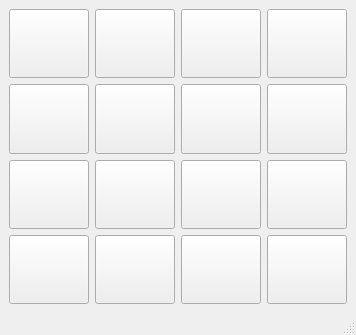
<?xml version="1.0" encoding="UTF-8"?>
<ui version="4.0">
 <class>MainWindow</class>
 <widget class="QMainWindow" name="MainWindow">
  <property name="geometry">
   <rect>
    <x>0</x>
    <y>0</y>
    <width>324</width>
    <height>335</height>
   </rect>
  </property>
  <property name="sizePolicy">
   <sizepolicy hsizetype="Minimum" vsizetype="Expanding">
    <horstretch>0</horstretch>
    <verstretch>0</verstretch>
   </sizepolicy>
  </property>
  <property name="windowTitle">
   <string>Puzzle15</string>
  </property>
  <widget class="QWidget" name="centralwidget">
   <layout class="QGridLayout" name="gridLayout">
    <item row="0" column="0">
     <widget class="QPushButton" name="btn_1">
      <property name="sizePolicy">
       <sizepolicy hsizetype="Minimum" vsizetype="Ignored">
        <horstretch>0</horstretch>
        <verstretch>0</verstretch>
       </sizepolicy>
      </property>
      <property name="font">
       <font>
        <pointsize>20</pointsize>
       </font>
      </property>
      <property name="text">
       <string/>
      </property>
     </widget>
    </item>
    <item row="0" column="1">
     <widget class="QPushButton" name="btn_2">
      <property name="sizePolicy">
       <sizepolicy hsizetype="Minimum" vsizetype="Ignored">
        <horstretch>0</horstretch>
        <verstretch>0</verstretch>
       </sizepolicy>
      </property>
      <property name="font">
       <font>
        <pointsize>20</pointsize>
       </font>
      </property>
      <property name="text">
       <string/>
      </property>
     </widget>
    </item>
    <item row="0" column="2">
     <widget class="QPushButton" name="btn_3">
      <property name="sizePolicy">
       <sizepolicy hsizetype="Minimum" vsizetype="Ignored">
        <horstretch>0</horstretch>
        <verstretch>0</verstretch>
       </sizepolicy>
      </property>
      <property name="font">
       <font>
        <pointsize>20</pointsize>
       </font>
      </property>
      <property name="text">
       <string/>
      </property>
     </widget>
    </item>
    <item row="0" column="3">
     <widget class="QPushButton" name="btn_4">
      <property name="sizePolicy">
       <sizepolicy hsizetype="Minimum" vsizetype="Ignored">
        <horstretch>0</horstretch>
        <verstretch>0</verstretch>
       </sizepolicy>
      </property>
      <property name="font">
       <font>
        <pointsize>20</pointsize>
       </font>
      </property>
      <property name="text">
       <string/>
      </property>
     </widget>
    </item>
    <item row="1" column="0">
     <widget class="QPushButton" name="btn_5">
      <property name="sizePolicy">
       <sizepolicy hsizetype="Minimum" vsizetype="Ignored">
        <horstretch>0</horstretch>
        <verstretch>0</verstretch>
       </sizepolicy>
      </property>
      <property name="font">
       <font>
        <pointsize>20</pointsize>
       </font>
      </property>
      <property name="text">
       <string/>
      </property>
     </widget>
    </item>
    <item row="1" column="1">
     <widget class="QPushButton" name="btn_6">
      <property name="sizePolicy">
       <sizepolicy hsizetype="Minimum" vsizetype="Ignored">
        <horstretch>0</horstretch>
        <verstretch>0</verstretch>
       </sizepolicy>
      </property>
      <property name="font">
       <font>
        <pointsize>20</pointsize>
       </font>
      </property>
      <property name="text">
       <string/>
      </property>
     </widget>
    </item>
    <item row="1" column="2">
     <widget class="QPushButton" name="btn_7">
      <property name="sizePolicy">
       <sizepolicy hsizetype="Minimum" vsizetype="Ignored">
        <horstretch>0</horstretch>
        <verstretch>0</verstretch>
       </sizepolicy>
      </property>
      <property name="font">
       <font>
        <pointsize>20</pointsize>
       </font>
      </property>
      <property name="text">
       <string/>
      </property>
     </widget>
    </item>
    <item row="1" column="3">
     <widget class="QPushButton" name="btn_8">
      <property name="sizePolicy">
       <sizepolicy hsizetype="Minimum" vsizetype="Ignored">
        <horstretch>0</horstretch>
        <verstretch>0</verstretch>
       </sizepolicy>
      </property>
      <property name="font">
       <font>
        <pointsize>20</pointsize>
       </font>
      </property>
      <property name="text">
       <string/>
      </property>
     </widget>
    </item>
    <item row="2" column="0">
     <widget class="QPushButton" name="btn_9">
      <property name="sizePolicy">
       <sizepolicy hsizetype="Minimum" vsizetype="Ignored">
        <horstretch>0</horstretch>
        <verstretch>0</verstretch>
       </sizepolicy>
      </property>
      <property name="font">
       <font>
        <pointsize>20</pointsize>
       </font>
      </property>
      <property name="text">
       <string/>
      </property>
     </widget>
    </item>
    <item row="2" column="1">
     <widget class="QPushButton" name="btn_10">
      <property name="sizePolicy">
       <sizepolicy hsizetype="Minimum" vsizetype="Ignored">
        <horstretch>0</horstretch>
        <verstretch>0</verstretch>
       </sizepolicy>
      </property>
      <property name="font">
       <font>
        <pointsize>20</pointsize>
       </font>
      </property>
      <property name="text">
       <string/>
      </property>
     </widget>
    </item>
    <item row="2" column="2">
     <widget class="QPushButton" name="btn_11">
      <property name="sizePolicy">
       <sizepolicy hsizetype="Minimum" vsizetype="Ignored">
        <horstretch>0</horstretch>
        <verstretch>0</verstretch>
       </sizepolicy>
      </property>
      <property name="font">
       <font>
        <pointsize>20</pointsize>
       </font>
      </property>
      <property name="text">
       <string/>
      </property>
     </widget>
    </item>
    <item row="2" column="3">
     <widget class="QPushButton" name="btn_12">
      <property name="sizePolicy">
       <sizepolicy hsizetype="Minimum" vsizetype="Ignored">
        <horstretch>0</horstretch>
        <verstretch>0</verstretch>
       </sizepolicy>
      </property>
      <property name="font">
       <font>
        <pointsize>20</pointsize>
       </font>
      </property>
      <property name="text">
       <string/>
      </property>
     </widget>
    </item>
    <item row="3" column="0">
     <widget class="QPushButton" name="btn_13">
      <property name="sizePolicy">
       <sizepolicy hsizetype="Minimum" vsizetype="Ignored">
        <horstretch>0</horstretch>
        <verstretch>0</verstretch>
       </sizepolicy>
      </property>
      <property name="font">
       <font>
        <pointsize>20</pointsize>
       </font>
      </property>
      <property name="text">
       <string/>
      </property>
     </widget>
    </item>
    <item row="3" column="1">
     <widget class="QPushButton" name="btn_14">
      <property name="sizePolicy">
       <sizepolicy hsizetype="Minimum" vsizetype="Ignored">
        <horstretch>0</horstretch>
        <verstretch>0</verstretch>
       </sizepolicy>
      </property>
      <property name="font">
       <font>
        <pointsize>20</pointsize>
       </font>
      </property>
      <property name="text">
       <string/>
      </property>
     </widget>
    </item>
    <item row="3" column="2">
     <widget class="QPushButton" name="btn_15">
      <property name="sizePolicy">
       <sizepolicy hsizetype="Minimum" vsizetype="Ignored">
        <horstretch>0</horstretch>
        <verstretch>0</verstretch>
       </sizepolicy>
      </property>
      <property name="font">
       <font>
        <pointsize>20</pointsize>
       </font>
      </property>
      <property name="text">
       <string/>
      </property>
     </widget>
    </item>
    <item row="3" column="3">
     <widget class="QPushButton" name="btn_16">
      <property name="sizePolicy">
       <sizepolicy hsizetype="Minimum" vsizetype="Ignored">
        <horstretch>0</horstretch>
        <verstretch>0</verstretch>
       </sizepolicy>
      </property>
      <property name="font">
       <font>
        <pointsize>20</pointsize>
       </font>
      </property>
      <property name="text">
       <string/>
      </property>
     </widget>
    </item>
   </layout>
  </widget>
  <widget class="QMenuBar" name="menubar">
   <property name="geometry">
    <rect>
     <x>0</x>
     <y>0</y>
     <width>324</width>
     <height>22</height>
    </rect>
   </property>
  </widget>
  <widget class="QStatusBar" name="statusbar"/>
 </widget>
 <resources/>
 <connections/>
</ui>
